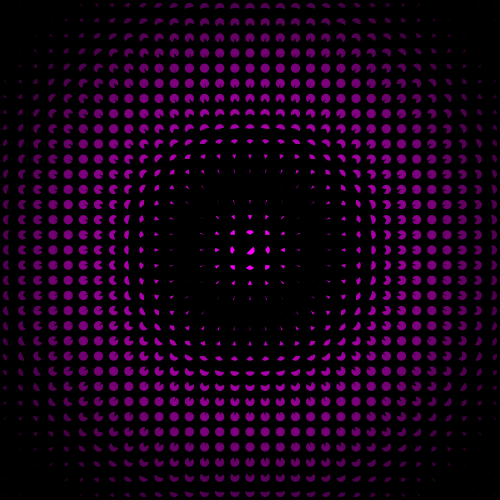
Frame 1 (no input)
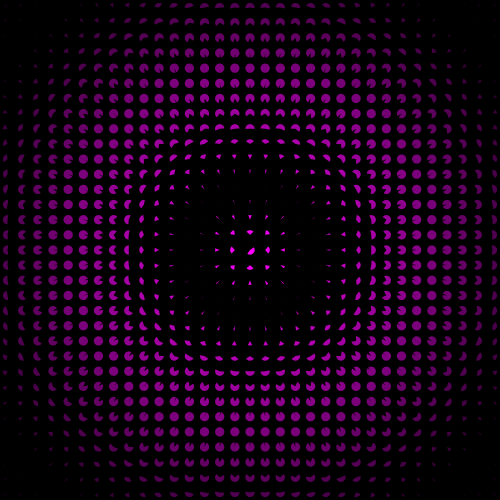
Frame 60 (the mouse pressed at the canvas centre just before this capture)
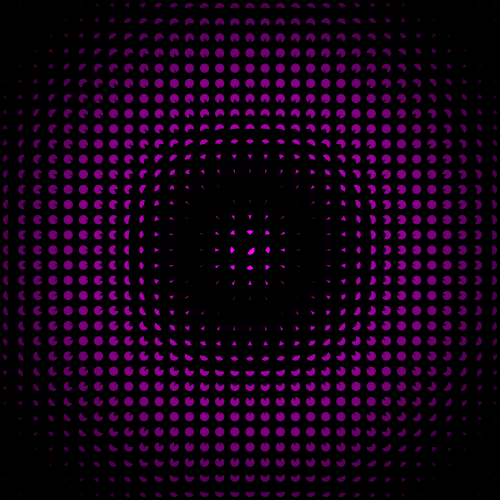
Frame 120 (the mouse held since frame 60 and released just before this capture)

The Processing sketch that drew these frames (run headless with seeded random() and noise(); from frame 60 on, the mouse is pressed at the canvas centre):

// Processing sketch: pacThing
// ── pacThing.pde
float phasor = 0.0;
float phasorInc;

float nFrames = 60;
void setup() {
  size(500, 500); 
  phasorInc = 1 / nFrames;
}

void draw() {
  background(0);
  fill(255, 128, 255);
  noStroke();
  int nPacs = 33;
  float s = 1.0 / float(nPacs);
  float offset = s * width * 0.5;
  translate(offset, offset);

  for (int y = 0; y < nPacs; y++) {
    for (int x = 0; x < nPacs; x++) {
      pushMatrix();
      float x1 = float(x) / float(nPacs) * width;
      float y1 = float(y) / float(nPacs) * height;
      translate(x1, y1);
      float s2 = 0.617;
      scale(s * s2, s * s2);
      float d = dist((nPacs - 1) * 0.5, (nPacs - 1) * 0.5, x, y);
      d = map(d, 0, nPacs * 0.5, 0, 1);
      float d2 = d * 180;
      fill(255 - d2, 0, 255 - d2);
      d *= 1;
      pac((1 - phasor) + d, PI + atan2(y1 - height / 2.0 + offset, x1 - width / 2.0 + offset));
      popMatrix();
    }
  }
  phasor += phasorInc;
  if (phasor >= 1.0) {
    phasor -= 1.0;
  }
}

void pac(float phase, float angleOffset) {
  float maximum = PI;
  float amount = map(sin(phase * TWO_PI), -1.0, 1.0, 0, maximum);
  arc(0, 0, width, height, amount + angleOffset, TWO_PI - amount + angleOffset);
}
